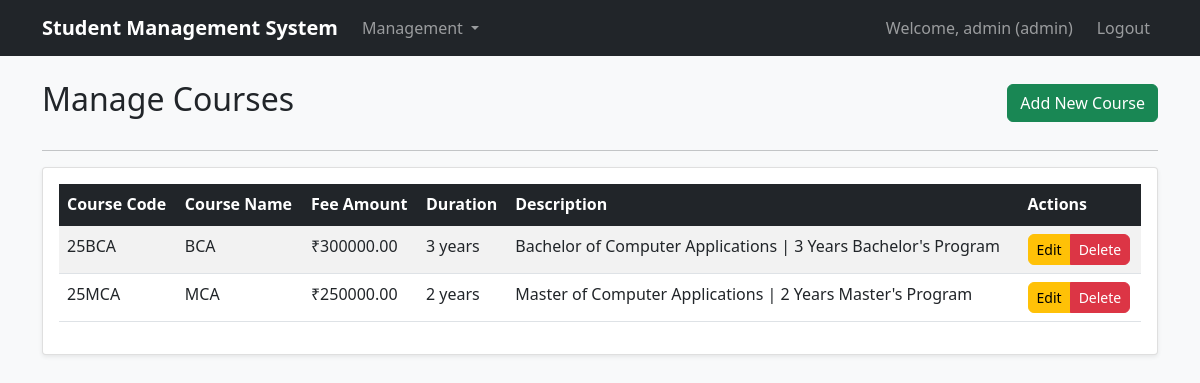
The page /admin/courses (signed in) on the database its author committed.
### tables this page shows
CREATE TABLE courses (
            id INTEGER PRIMARY KEY AUTOINCREMENT,
            course_code TEXT UNIQUE NOT NULL,
            course_name TEXT NOT NULL,
            fee_amount DECIMAL(10,2) NOT NULL,
            duration INTEGER,
            description TEXT,
            created_at TIMESTAMP DEFAULT CURRENT_TIMESTAMP
        );

### app.py (the view)
@app.route('/admin/courses')
def manage_courses():
    if 'user_type' not in session or session['user_type'] != 'admin':
        return redirect(url_for('login'))
    conn = get_db_connection()
    courses = conn.execute('SELECT * FROM courses ORDER BY created_at DESC').fetchall()
    conn.close()
    return render_template('manage_courses.html', courses=courses)

### database.py (called while the page is built)
def get_db_connection():
    conn = sqlite3.connect('student_management.db')
    conn.row_factory = sqlite3.Row
    return conn

### templates/manage_courses.html (shortened to what this page needs)
{% extends "base.html" %}
{% block content %}
<div class="row">
    <div class="col-12">
        <div class="d-flex justify-content-between align-items-center mb-4">
            <h2>Manage Courses</h2>
            <a href="{{ url_for('add_course') }}" class="btn btn-success">Add New Course</a>
        </div>
        <hr>
    </div>
</div>
<div class="row">
    <div class="col-12">
        <div class="card">
            <div class="card-body">
                {% if courses %}
                    <div class="table-responsive">
                        <table class="table table-striped table-hover">
                            <thead class="table-dark">
                                <tr>
                                    <th>Course Code</th>
                                    <th>Course Name</th>
                                    <th>Fee Amount</th>
                                    <th>Duration</th>
                                    <th>Description</th>
                                    <th>Actions</th>
                                </tr>
                            </thead>
                            <tbody>
                                {% for course in courses %}
                                <tr>
                                    <td>{{ course.course_code }}</td>
                                    <td>{{ course.course_name }}</td>
                                    <td>₹{{ "%.2f"|format(course.fee_amount) }}</td>
                                    <td>{{ course.duration }} years</td>
                                    <td>{{ course.description or 'N/A' }}</td>
                                    <td>
                                        <div class="btn-group" role="group">
                                            <a href="{{ url_for('edit_course', id=course.id) }}" class="btn btn-warning btn-sm">Edit</a>
                                            <a href="{{ url_for('delete_course', id=course.id) }}" class="btn btn-danger btn-sm"
                                               onclick="return confirm('Are you sure you want to delete {{ course.course_name }}?')">
                                                Delete
                                            </a>
                                        </div>
                                    </td>
                                </tr>
                                {% endfor %}
                            </tbody>
                        </table>
                    </div>
                {% else %}
                    <div class="text-center py-4">
                        <p class="text-muted">No courses found.</p>
                        <a href="{{ url_for('add_course') }}" class="btn btn-primary">Add First Course</a>
                    </div>
                {% endif %}
            </div>
        </div>
    </div>
</div>
{% endblock %}

### static/css/style.css (style rules this page uses)
body { background-color: #f8f9fa; }
.card { box-shadow: 0 0.125rem 0.25rem rgba(0, 0, 0, 0.075); border: 1px solid rgba(0, 0, 0, 0.125); }
.table th { border-top: none; }
.btn { border-radius: 0.375rem; }

### rows shown on the page
courses: course_code "25BCA", course_name "BCA", fee_amount "300000.00", duration "3", description "Bachelor of Computer Applications | 3 Years Bachelor's Program"
courses: course_code "25MCA", course_name "MCA", fee_amount "250000.00", duration "2", description "Master of Computer Applications | 2 Years Master's Program"

### other values the page prints
{{ session.username }} "admin"
{{ session.user_type }} "admin"
